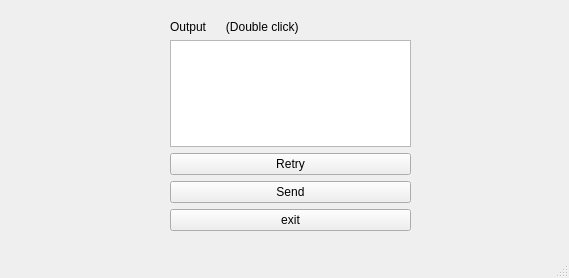
<?xml version="1.0" encoding="UTF-8"?>
<ui version="4.0">
 <class>MainWindow</class>
 <widget class="QMainWindow" name="MainWindow">
  <property name="geometry">
   <rect>
    <x>0</x>
    <y>0</y>
    <width>569</width>
    <height>278</height>
   </rect>
  </property>
  <property name="windowTitle">
   <string>MainWindow</string>
  </property>
  <widget class="QWidget" name="centralwidget">
   <widget class="QWidget" name="verticalLayoutWidget">
    <property name="geometry">
     <rect>
      <x>170</x>
      <y>20</y>
      <width>241</width>
      <height>211</height>
     </rect>
    </property>
    <layout class="QVBoxLayout" name="verticalLayout">
     <item>
      <widget class="QLabel" name="label">
       <property name="text">
        <string>Output      (Double click)</string>
       </property>
      </widget>
     </item>
     <item>
      <widget class="QTextEdit" name="textEdit"/>
     </item>
     <item>
      <layout class="QGridLayout" name="gridLayout">
       <item row="2" column="0">
        <widget class="QPushButton" name="pushButton_2">
         <property name="text">
          <string>exit</string>
         </property>
        </widget>
       </item>
       <item row="1" column="0">
        <widget class="QPushButton" name="pushButton_3">
         <property name="text">
          <string>Send</string>
         </property>
        </widget>
       </item>
       <item row="0" column="0">
        <widget class="QPushButton" name="pushButton">
         <property name="text">
          <string>Retry</string>
         </property>
        </widget>
       </item>
      </layout>
     </item>
    </layout>
   </widget>
  </widget>
  <widget class="QMenuBar" name="menubar">
   <property name="geometry">
    <rect>
     <x>0</x>
     <y>0</y>
     <width>569</width>
     <height>20</height>
    </rect>
   </property>
  </widget>
  <widget class="QStatusBar" name="statusbar"/>
 </widget>
 <resources/>
 <connections>
  <connection>
   <sender>pushButton_2</sender>
   <signal>clicked()</signal>
   <receiver>MainWindow</receiver>
   <slot>close()</slot>
   <hints>
    <hint type="sourcelabel">
     <x>454</x>
     <y>355</y>
    </hint>
    <hint type="destinationlabel">
     <x>599</x>
     <y>375</y>
    </hint>
   </hints>
  </connection>
 </connections>
</ui>
